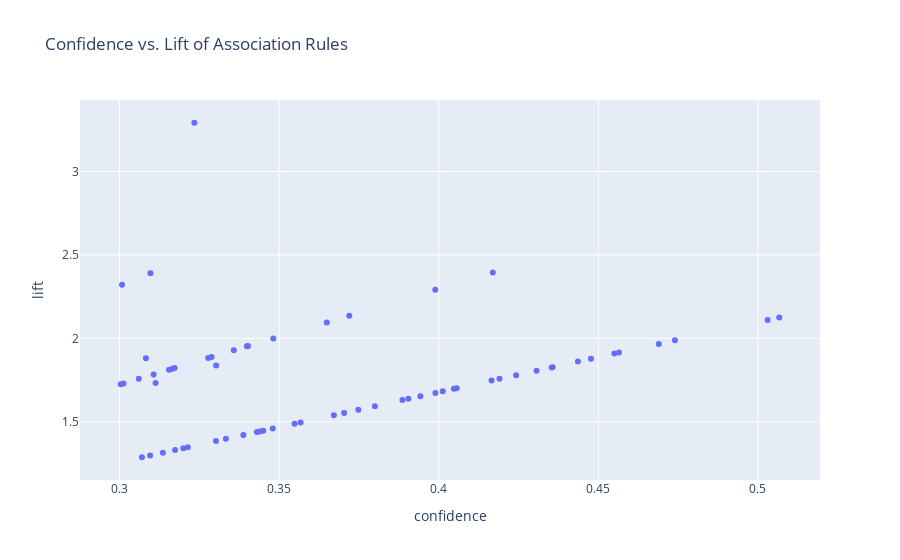

The cell this chart's notebook holds for it:
### Code cell
fig = px.scatter(rules, x='confidence', y='lift', hover_data=['antecedents', 'consequents'], title='Confidence vs. Lift of Association Rules')
fig.show()

### Figure 1 — Plotly figure (JSON) as saved in the notebook; plotly's stock layout.template omitted (floating-point values rounded to 4 significant figures; data arrays with more than 128 entries replaced by an {"elided": "..."} marker saying what was removed)
{"data": [{"customdata": {"elided": "63 rows, 152 str values in total"}, "hovertemplate": "confidence=%{x}<br>lift=%{y}<br>antecedents=%{customdata[0]}<br>consequents=%{customdata[1]}<extra></extra>", "legendgroup": "", "marker": {"color": "#636efa", "symbol": "circle"}, "mode": "markers", "name": "", "orientation": "v", "showlegend": false, "type": "scatter", "x": [0.343, 0.3214, 0.3704, 0.4166, 0.3989, 0.3748, 0.3548, 0.3303, 0.419, 0.3388, 0.3567, 0.3136, 0.3302, 0.4565, 0.3482, 0.38, 0.306, 0.32, 0.3943, 0.344, 0.3113, 0.307, 0.3333, 0.345, 0.4013, 0.4354, 0.4169, 0.3155, 0.3288, 0.3235, 0.4048, 0.3013, 0.3107, 0.4436, 0.3278, 0.3008, 0.3174, 0.3905, 0.4357, 0.3166, 0.4056, 0.3096, 0.4242, 0.4306, 0.3358, 0.348, 0.455, 0.3399, 0.503, 0.4689, 0.3097, 0.474, 0.3886, 0.3083, 0.3402, 0.3173, 0.399, 0.3649, 0.4477, 0.372, 0.5067, 0.3671, 0.3004], "xaxis": "x", "y": [1.439, 1.348, 1.554, 1.748, 2.291, 1.572, 1.489, 1.838, 1.758, 1.421, 1.497, 1.316, 1.385, 1.915, 2.0, 1.594, 1.758, 1.342, 1.654, 1.443, 1.732, 1.288, 1.398, 1.447, 1.683, 1.826, 2.395, 1.812, 1.889, 3.292, 1.698, 1.73, 1.785, 1.861, 1.883, 2.321, 1.332, 1.638, 1.828, 1.818, 1.702, 1.299, 1.78, 1.807, 1.929, 1.46, 1.909, 1.952, 2.11, 1.967, 2.39, 1.988, 1.63, 1.881, 1.954, 1.822, 1.674, 2.096, 1.878, 2.136, 2.126, 1.54, 1.725], "yaxis": "y"}], "layout": {"autosize": true, "legend": {"tracegroupgap": 0}, "title": {"text": "Confidence vs. Lift of Association Rules"}, "xaxis": {"anchor": "y", "autorange": true, "domain": [0, 1], "range": [0.2879, 0.5192], "title": {"text": "confidence"}, "type": "linear"}, "yaxis": {"anchor": "x", "autorange": true, "domain": [0, 1], "range": [1.123, 3.457], "title": {"text": "lift"}, "type": "linear"}}}
